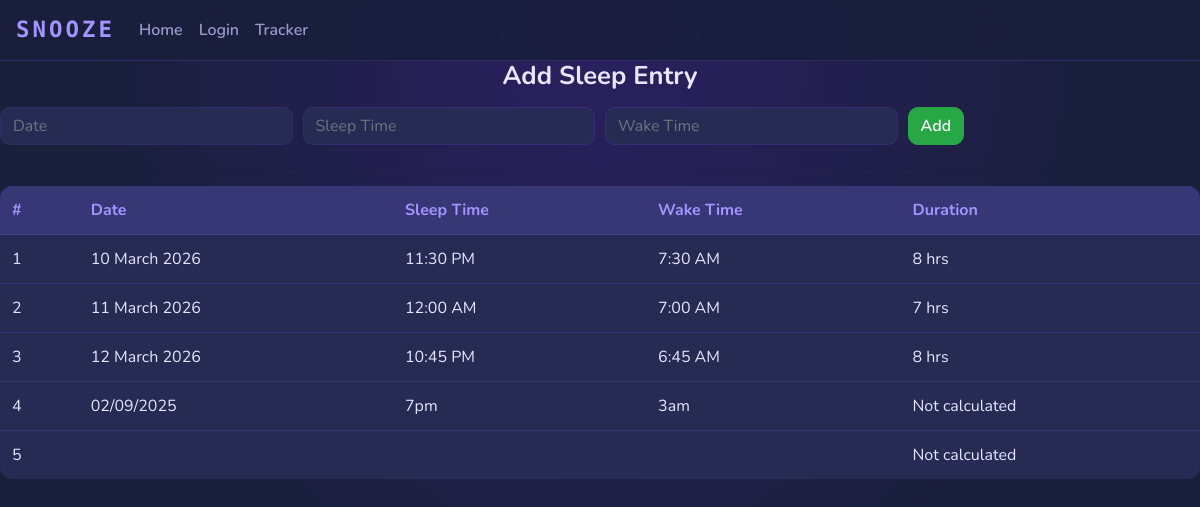
Page /track on the committed database.
### track/models.py (models this page shows, shortened)
class Sleep(db.Model):
    num = db.Column(db.Integer, primary_key=True)
    date = db.Column(db.String(20), nullable=False)
    sleeptime = db.Column(db.String(20), nullable=False)
    waketime = db.Column(db.String(20), nullable=False)
    duration = db.Column(db.String(20), nullable=False)
    user_num = db.Column(db.Integer, db.ForeignKey('user.num'), nullable=False)

### track/routes.py (the view, shortened to what this page needs)
@app.route("/track", methods=["GET", "POST"])
def Track():
    sleep_data = Sleep.query.all()
    return render_template("Tracker.html", sleep_data=sleep_data)

### track/templates/Tracker.html (shortened to what this page needs)
{% extends "base.html" %}
{% block content %}
<h2>Add Sleep Entry</h2>
<form method="POST" action="{{ url_for('Track') }}" class="mb-4">
    <div class="form-row">
        <div class="col">
            <input type="text" class="form-control" name="date" placeholder="Date">
        </div>
        <div class="col">
            <input type="text" class="form-control" name="sleeptime" placeholder="Sleep Time">
        </div>
        <div class="col">
            <input type="text" class="form-control" name="waketime" placeholder="Wake Time">
        </div>
        <div class="col">
            <button class="btn btn-success">Add</button>
        </div>
    </div>
</form>
<hr>
     <table class="table table-hover table-dark">
        <thead>
            <tr>
                <th scope="col">#</th>
                <th scope="col">Date</th>
                <th scope="col">Sleep Time</th>
                <th scope="col">Wake Time</th>
                <th scope="col">Duration</th>
            </tr>
        </thead>
        <tbody>
            {% for sleep in sleep_data %}
            <tr>
                <td>{{ sleep.num }}</td>
                <td>{{ sleep.date }}</td>
                <td>{{ sleep.sleeptime }}</td>
                <td>{{ sleep.waketime }}</td>
                <td>{{ sleep.duration }}</td>
            </tr>
            {% endfor %}
        </tbody>
     </table>
{% endblock %}

### track/static/style.css (style rules this page uses)
* { margin: 0; padding: 0; box-sizing: border-box; }
:root { --bg: #1a1f3c; --card: #252b52; --hover: #2e3566; --accent: #7c6aff; --accent-light: #a594ff; --text: #e8e6ff; --text-faded: #9b99cc; --green: #4ade80; --red: #f87171; --border: rgba(124, 106, 255, 0.2); }
body { font-family: 'Nunito', sans-serif; background-color: var(--bg); color: var(--text); min-height: 100vh; background-image: radial-gradient(ellipse at top, #2a2060 0%, var(--bg) 60%); }
h2 { font-size: 1.6rem; font-weight: 700; margin-bottom: 1rem; text-align: center; }
.form-control { background-color: var(--card) !important; color: var(--text) !important; border: 1px solid var(--border) !important; border-radius: 10px !important; }
.btn { border-radius: 10px !important; font-weight: 600; }
.table { background-color: var(--card) !important; border-radius: 12px; overflow: hidden; }
.table thead { background-color: rgba(124, 106, 255, 0.2); }
.table th { color: var(--accent-light) !important; border: none !important; }
.table td { color: var(--text) !important; border-color: var(--border) !important; }

### rows in the picture
Sleep: num "1", date "10 March 2026", sleeptime "11:30 PM", waketime "7:30 AM", duration "8 hrs"
Sleep: num "2", date "11 March 2026", sleeptime "12:00 AM", waketime "7:00 AM", duration "7 hrs"
Sleep: num "3", date "12 March 2026", sleeptime "10:45 PM", waketime "6:45 AM", duration "8 hrs"
Sleep: num "4", date "02/09/2025", sleeptime "7pm", waketime "3am", duration "Not calculated"
Sleep: num "5", duration "Not calculated"
